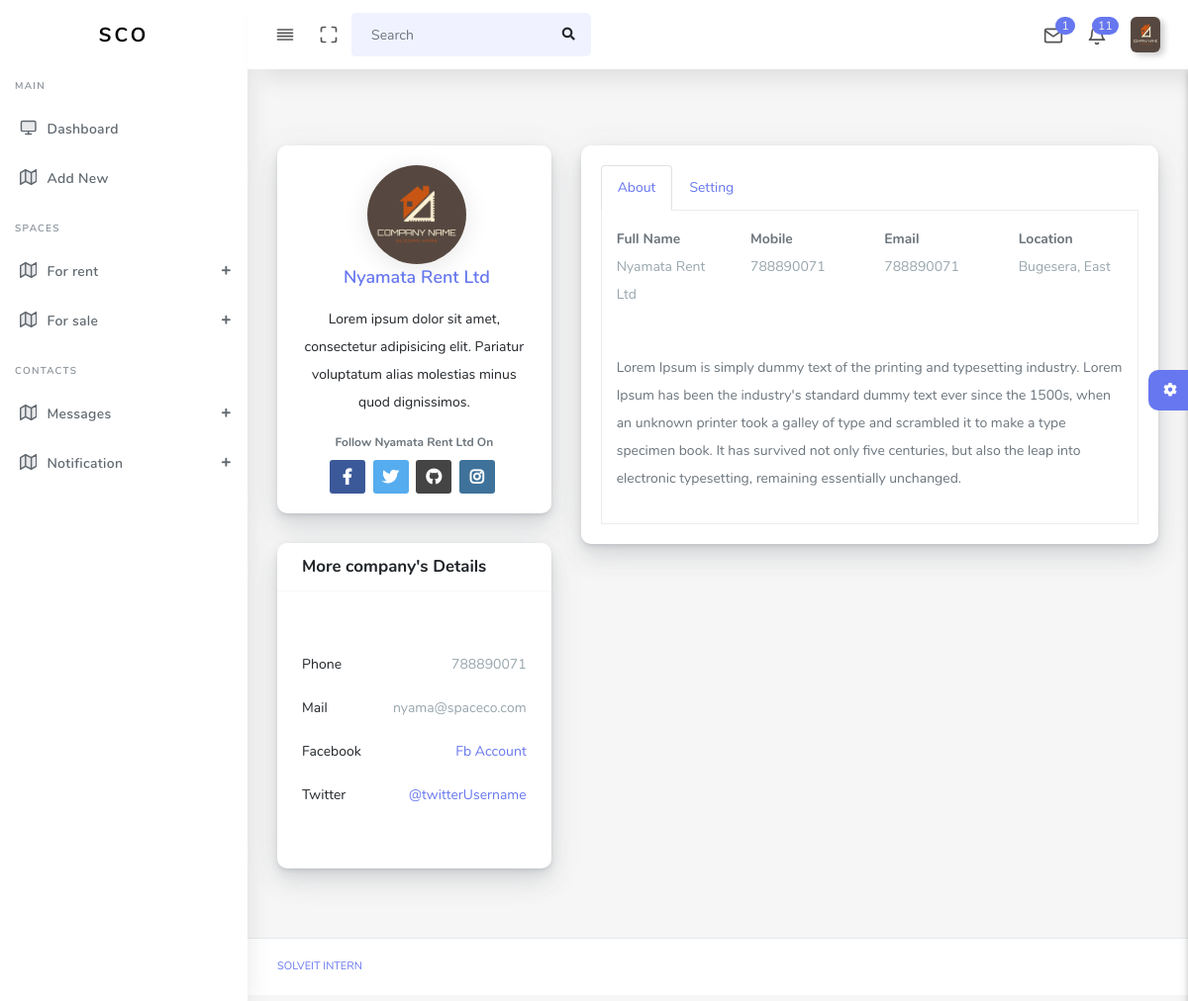
Screenshot of /admin/comProfile?identification=11 (signed in) with the database file from the repository.
### tables this page shows
CREATE TABLE `companies` (
  `id` int(11) NOT NULL,
  `comName` varchar(255) DEFAULT NULL,
  `comEmail` varchar(255) DEFAULT NULL,
  `comLocation` varchar(255) DEFAULT NULL,
  `comPhone` int(11) DEFAULT NULL,
  `comUsername` varchar(255) DEFAULT NULL,
  `comPassword` varchar(255) DEFAULT NULL,
  `comTIN` varchar(100) DEFAULT NULL,
  `thumbnail` varchar(255) NOT NULL,
  `coStatus` varchar(100) NOT NULL
);

### admin/comProfile.php (the view, shortened to what this page needs)
<?php
    include 'includes/db.php';
    $id = $_GET['identification'];
    $query = mysqli_query($conn,"SELECT *FROM companies WHERE id='$id'") or die(mysqli_error($conn));
    $fe = mysqli_fetch_array($query);
?>
<!DOCTYPE html>
<html lang="en">
<head>
  <link rel="stylesheet" href="assets/css/app.min.css">
  <link rel="stylesheet" href="assets/bundles/bootstrap-social/bootstrap-social.css">
  <link rel="stylesheet" href="assets/bundles/summernote/summernote-bs4.css">
  <link rel="stylesheet" href="assets/css/style.css">
  <link rel="stylesheet" href="assets/css/components.css">
  <link rel="stylesheet" href="assets/css/custom.css">
</head>
<body>
  <div id="app">
    <?php
      include 'includes/headercompany.php';
      include 'includes/left_nav2.php';
    ?>
      <div class="main-content">
        <section class="section">
          <div class="section-body">
            <div class="row mt-sm-4">
              <div class="col-12 col-md-12 col-lg-4">
                <div class="card author-box">
                  <div class="card-body">
                    <div class="author-box-center">
                      <img alt="image" src="media/companies/<?= $fe['thumbnail']?>" class="rounded-circle author-box-picture">
                      <div class="author-box-name">
                        <a href=""><?= $fe['comName']?></a>
                      </div>
                    </div>
                    <div class="text-center">
                      <div class="author-box-description">
                        <p>
                          Lorem ipsum dolor sit amet, consectetur adipisicing elit. Pariatur voluptatum alias molestias
                          minus quod dignissimos.
                        </p>
                      </div>
                      <div class="mb-2 mt-3">
                        <div class="text-small font-weight-bold">Follow <?= $fe['comName']?> On</div>
                      </div>
                      <a href="#" class="btn btn-social-icon mr-1 btn-facebook">
                        <i class="fab fa-facebook-f"></i>
                      </a>
                      <a href="#" class="btn btn-social-icon mr-1 btn-twitter">
                        <i class="fab fa-twitter"></i>
                      </a>
                      <a href="#" class="btn btn-social-icon mr-1 btn-github">
                        <i class="fab fa-github"></i>
                      </a>
                      <a href="#" class="btn btn-social-icon mr-1 btn-instagram">
                        <i class="fab fa-instagram"></i>
                      </a>
                    </div>
                  </div>
                </div>
                <div class="card">
                  <div class="card-header">
                    <h4>More company's Details</h4>
                  </div>
                  <div class="card-body">
                    <div class="py-4">
                      <p class="clearfix">
                        <span class="float-left">
                          Phone
                        </span>
                        <span class="float-right text-muted">
                            <?= $fe['comPhone']?>
                        </span>
                      </p>
                      <p class="clearfix">
                        <span class="float-left">
                          Mail
                        </span>
                        <span class="float-right text-muted">
                            <?= $fe['comEmail']?>
                        </span>
                      </p>
                      <p class="clearfix">
                        <span class="float-left">
                          Facebook
                        </span>
                        <span class="float-right text-muted">
                          <a href="#">Fb Account</a>
                        </span>
                      </p>
                      <p class="clearfix">
                        <span class="float-left">
                          Twitter
                        </span>
                        <span class="float-right text-muted">
                          <a href="#">@twitterUsername</a>
                        </span>
                      </p>
                    </div>
                  </div>
                </div>
              </div>
              <div class="col-12 col-md-12 col-lg-8">
                <div class="card">
                  <div class="padding-20">
                    <ul class="nav nav-tabs" id="myTab2" role="tablist">
                      <li class="nav-item">
                        <a class="nav-link active" id="home-tab2" data-toggle="tab" href="#about" role="tab"
                          aria-selected="true">About</a>
                      </li>
                      <li class="nav-item">
                        <a class="nav-link" id="profile-tab2" data-toggle="tab" href="#settings" role="tab"
                          aria-selected="false">Setting</a>
                      </li>
                    </ul>
                    <div class="tab-content tab-bordered" id="myTab3Content">
                      <div class="tab-pane fade show active" id="about" role="tabpanel" aria-labelledby="home-tab2">
                        <div class="row">
                          <div class="col-md-3 col-6 b-r">
                            <strong>Full Name</strong>
                            <br>
                            <p class="text-muted"><?= $fe['comName']?></p>
                          </div>
                          <div class="col-md-3 col-6 b-r">
                            <strong>Mobile</strong>
                            <br>
                            <p class="text-muted"><?= $fe['comPhone']?></p>
                          </div>
                          <div class="col-md-3 col-6 b-r">
                            <strong>Email</strong>
                            <br>
                            <p class="text-muted"><?= $fe['comPhone']?></p>
                          </div>
                          <div class="col-md-3 col-6">
                            <strong>Location</strong>
                            <br>
                            <p class="text-muted"><?= $fe['comLocation']?></p>
                          </div>
                        </div>
                        <p class="m-t-30">
                        <p>Lorem Ipsum is simply dummy text of the printing and typesetting
                          industry. Lorem
                          Ipsum has been the industry's standard dummy text ever since the 1500s,
                          when
                          an unknown printer took a galley of type and scrambled it to make a
                          type
                          specimen book. It has survived not only five centuries, but also the
                          leap
                          into electronic typesetting, remaining essentially unchanged.</p>
                      </div>
                    </div>
                  </div>
                </div>
              </div>
            </div>
          </div>
        </section>
        <div class="settingSidebar">
          <a href="javascript:void(0)" class="settingPanelToggle"> <i class="fa fa-spin fa-cog"></i>
          </a>
        </div>
      </div>
      <footer class="main-footer">
        <div class="footer-left">
          <a href="">SolveIT Intern</a></a>
        </div>
      </footer>
    </div>
</body>
</html>

### admin/includes/headerCompany.php (shortened to what this page needs)
<?php
  require_once("db.php");
?>
<nav class="navbar navbar-expand-lg main-navbar sticky">
        <div class="form-inline mr-auto">
          <ul class="navbar-nav mr-3">
            <li><a href="#" data-toggle="sidebar" class="nav-link nav-link-lg
                  collapse-btn"> <i data-feather="align-justify"></i></a></li>
            <li><a href="#" class="nav-link nav-link-lg fullscreen-btn">
                <i data-feather="maximize"></i>
              </a></li>
            <li>
              <form class="form-inline mr-auto">
                <div class="search-element">
                  <input class="form-control" type="search" placeholder="Search" aria-label="Search" data-width="200">
                  <button class="btn" type="submit">
                    <i class="fas fa-search"></i>
                  </button>
                </div>
              </form>
            </li>
          </ul>
        </div>
        <ul class="navbar-nav navbar-right">
          <li class="dropdown dropdown-list-toggle">
            <a href="#" data-toggle="dropdown" class="nav-link nav-link-lg message-toggle">
              <i data-feather="mail"></i>
              <span class="badge headerBadge1">
                <?php
                  $se = mysqli_query($conn,"SELECT *FROM contactco WHERE companyId='{$_SESSION['spacecompanies']}' AND  status1='unread'") or die(mysqli_error($conn));
                  if (mysqli_num_rows($se)>0) {
                    $number = mysqli_num_rows($se);
                    echo $number;
                  }else{
                    echo "0";
                  }
                ?>
              </span>
            </a>
          </li>
          <li class="dropdown dropdown-list-toggle">
            <a href="#" data-toggle="dropdown" class="nav-link message-toggle nav-link-lg">
              <i data-feather="bell" class="bell"></i>
                <span class="badge headerBadge1">
                  <?php
                    $se = mysqli_query($conn,"SELECT *FROM conotification WHERE companyId='{$_SESSION['spacecompanies']}' AND status = 'unread' ORDER BY id DESC") or die(mysqli_error($conn));
                    if ((mysqli_num_rows($se)>0)) {
                      $number = mysqli_num_rows($se);
                      $total = $number;
                    echo $total;
                    }else{
                      echo "0";
                    }
                  ?>
                </span>
            </a>
          </li>
          <?php
            $m = mysqli_query($conn,"SELECT *FROM companies WHERE id = '{$_SESSION['spacecompanies']}'") or die(mysqli_error($conn));
            $pro = mysqli_fetch_array($m);
          ?>
          <li class="dropdown dropdown-list-toggle">
            <a href="#" data-toggle="dropdown" class="nav-link dropdown-toggle nav-link-lg nav-link-user">
              <img alt="image" src="media/companies/<?= $pro['thumbnail'];?>" style="height:100%;" class="user-img-radious-style"><span class="d-sm-none d-lg-inline-block"></span>
            </a>
          </li>
        </ul>
  </nav>

### rows the page displays
companies: thumbnail (picture), comName "Nyamata Rent Ltd", comPhone "788890071", comEmail "nyama@spaceco.com", comLocation "Bugesera, East"

### other values shown
$number "1"
$total "11"
